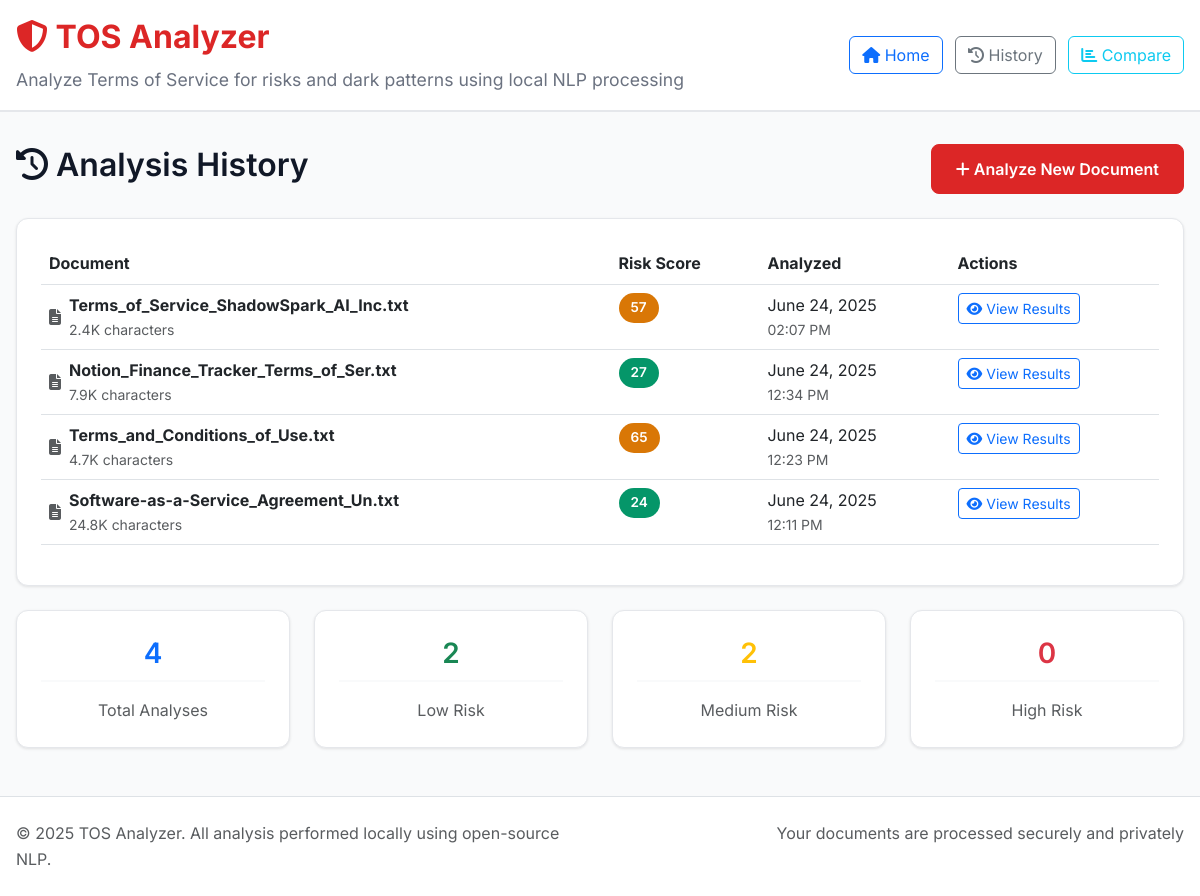
Before: /history with the older database file.
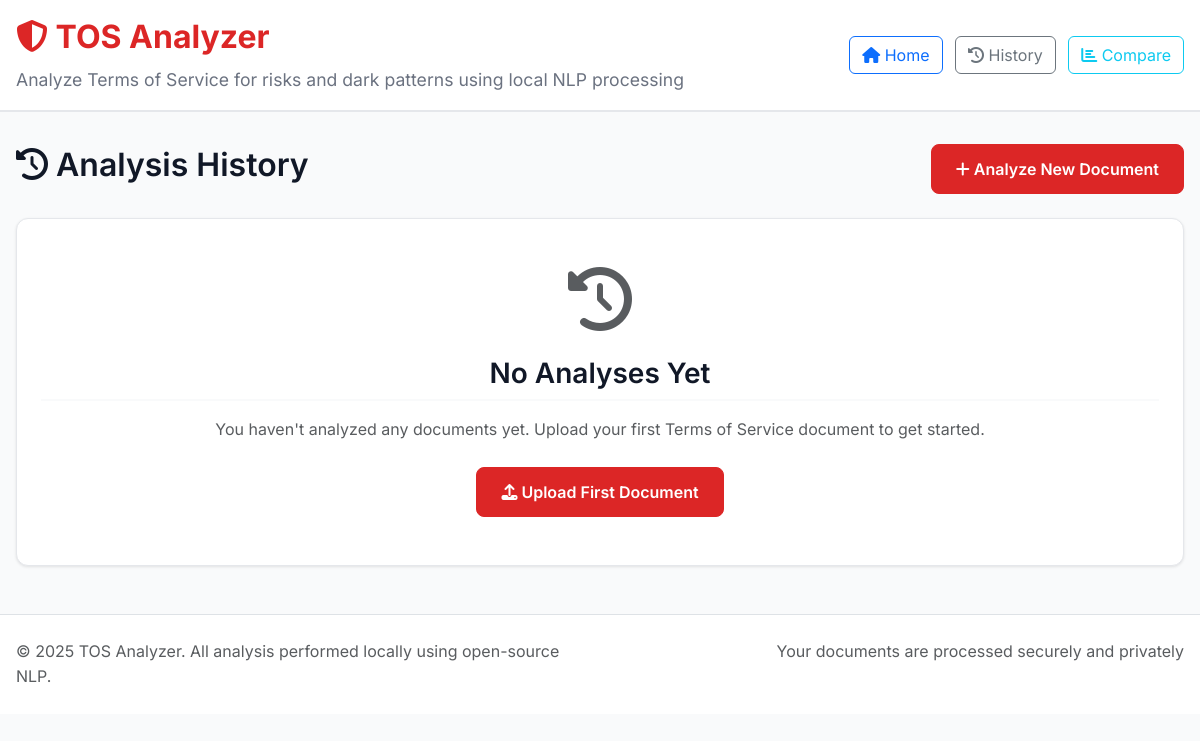
After: the same page with the newer database file.
### models.py (models this page shows, shortened)
class AnalysisResult(db.Model):
    id = db.Column(db.Integer, primary_key=True)
    filename = db.Column(db.String(255), nullable=False)
    file_hash = db.Column(db.String(64), nullable=False)
    risk_score = db.Column(db.Integer, nullable=False)
    transparency_score = db.Column(db.Integer, default=0)
    analysis_data = db.Column(db.Text, nullable=False)  # JSON string
    created_at = db.Column(db.DateTime, default=datetime.utcnow)
    def get_analysis_data(self):
        try:
            return json.loads(self.analysis_data)
        except (json.JSONDecodeError, TypeError):
            return {}

### routes.py (the view)
@app.route('/history')
def history():
    analyses = AnalysisResult.query.order_by(AnalysisResult.created_at.desc()).limit(50).all()
    return render_template('history.html', analyses=analyses)

### templates/history.html (shortened to what this page needs)
{% extends "base.html" %}
{% block content %}
<div class="row">
    <div class="col-12">
        <div class="d-flex justify-content-between align-items-center mb-4">
            <h2>
                <i class="fas fa-history"></i>
                Analysis History
            </h2>
            <a href="{{ url_for('index') }}" class="btn btn-primary">
                <i class="fas fa-plus"></i> Analyze New Document
            </a>
        </div>
        {% if analyses %}
            <div class="analysis-card">
                <div class="table-responsive">
                    <table class="table table-hover">
                        <thead>
                            <tr>
                                <th>Document</th>
                                <th>Risk Score</th>
                                <th>Analyzed</th>
                                <th>Actions</th>
                            </tr>
                        </thead>
                        <tbody>
                            {% for analysis in analyses %}
                            <tr>
                                <td>
                                    <div class="d-flex align-items-center">
                                        <i class="fas fa-file-alt text-muted me-2"></i>
                                        <div>
                                            <strong>{{ analysis.filename }}</strong>
                                            <div class="small text-muted">
                                                {{ "%.1f"|format(analysis.get_analysis_data().text_length / 1000) }}K characters
                                            </div>
                                        </div>
                                    </div>
                                </td>
                                <td>
                                    <span class="score-badge {{ 'low' if analysis.risk_score < 30 else 'medium' if analysis.risk_score < 70 else 'high' }}">
                                        {{ analysis.risk_score }}
                                    </span>
                                </td>
                                <td>
                                    <div>{{ analysis.created_at.strftime('%B %d, %Y') }}</div>
                                    <div class="small text-muted">{{ analysis.created_at.strftime('%I:%M %p') }}</div>
                                </td>
                                <td>
                                    <a href="{{ url_for('results', result_id=analysis.id) }}"
                                       class="btn btn-sm btn-outline-primary">
                                        <i class="fas fa-eye"></i> View Results
                                    </a>
                                </td>
                            </tr>
                            {% endfor %}
                        </tbody>
                    </table>
                </div>
            </div>
            <div class="row mt-4">
                <div class="col-md-3">
                    <div class="analysis-card text-center">
                        <h3 class="text-primary">{{ analyses|length }}</h3>
                        <p class="text-muted mb-0">Total Analyses</p>
                    </div>
                </div>
                <div class="col-md-3">
                    <div class="analysis-card text-center">
                        <h3 class="text-success">{{ analyses|selectattr('risk_score', 'lt', 30)|list|length }}</h3>
                        <p class="text-muted mb-0">Low Risk</p>
                    </div>
                </div>
                <div class="col-md-3">
                    <div class="analysis-card text-center">
                        <h3 class="text-warning">{{ analyses|selectattr('risk_score', 'ge', 30)|selectattr('risk_score', 'lt', 70)|list|length }}</h3>
                        <p class="text-muted mb-0">Medium Risk</p>
                    </div>
                </div>
                <div class="col-md-3">
                    <div class="analysis-card text-center">
                        <h3 class="text-danger">{{ analyses|selectattr('risk_score', 'ge', 70)|list|length }}</h3>
                        <p class="text-muted mb-0">High Risk</p>
                    </div>
                </div>
            </div>
        {% else %}
            <div class="analysis-card text-center py-5">
                <i class="fas fa-history fa-4x text-muted mb-4"></i>
                <h3>No Analyses Yet</h3>
                <p class="text-muted mb-4">
                    You haven't analyzed any documents yet. Upload your first Terms of Service document to get started.
                </p>
                <a href="{{ url_for('index') }}" class="btn btn-primary">
                    <i class="fas fa-upload"></i> Upload First Document
                </a>
            </div>
        {% endif %}
    </div>
</div>
{% endblock %}

### templates/base.html (shortened to what this page needs)
<!DOCTYPE html>
<html lang="en">
<head>
    <link href="https://cdn.jsdelivr.net/npm/bootstrap@5.3.0/dist/css/bootstrap.min.css" rel="stylesheet">
    <link href="https://cdnjs.cloudflare.com/ajax/libs/font-awesome/6.4.0/css/all.min.css" rel="stylesheet">
    <link href="{{ url_for('static', filename='css/style.css') }}" rel="stylesheet">
</head>
<body>
    <header class="main-header">
        <div class="container-fluid">
            <div class="row align-items-center">
                <div class="col-md-8">
                    <h1>
                        <i class="fas fa-shield-alt"></i>
                        TOS Analyzer
                    </h1>
                    <p class="mb-0">
                        Analyze Terms of Service for risks and dark patterns using local NLP processing
                    </p>
                </div>
                <div class="col-md-4 text-end">
                    <nav>
                        <a href="{{ url_for('index') }}" class="btn btn-outline-primary me-2">
                            <i class="fas fa-home"></i> Home
                        </a>
                        <a href="{{ url_for('history') }}" class="btn btn-outline-secondary me-2">
                            <i class="fas fa-history"></i> History
                        </a>
                        <a href="{{ url_for('compare') }}" class="btn btn-outline-info">
                            <i class="fas fa-chart-bar"></i> Compare
                        </a>
                    </nav>
                </div>
            </div>
        </div>
    </header>
    <main class="container-fluid">
        {% block content %}{% endblock %}
    </main>
    <footer class="mt-5 py-4 bg-white border-top">
        <div class="container-fluid">
            <div class="row">
                <div class="col-md-6">
                    <p class="text-muted mb-0">
                        © 2025 TOS Analyzer. All analysis performed locally using open-source NLP.
                    </p>
                </div>
                <div class="col-md-6 text-end">
                    <p class="text-muted mb-0">
                        Your documents are processed securely and privately
                    </p>
                </div>
            </div>
        </div>
    </footer>
</body>
</html>

### static/css/style.css (style rules this page uses)
:root { --color-primary: #DC2626; --color-secondary: #059669; --color-accent: #D97706; --color-background: #F9FAFB; --color-text: #111827; --color-neutral: #6B7280; --font-primary: 'Inter', -apple-system, BlinkMacSystemFont, 'Segoe UI', sans-serif; --font-mono: 'JetBrains Mono', 'Monaco', 'Menlo', monospace; }
* { margin: 0; padding: 0; box-sizing: border-box; }
body { font-family: var(--font-primary); background-color: var(--color-background); color: var(--color-text); line-height: 1.6; }
h1, h2, h3, h4, h5, h6 { font-weight: 600; line-height: 1.3; margin-bottom: 0.5rem; }
.container-fluid { max-width: 1400px; margin: 0 auto; padding: 0 1rem; }
.main-header { background: white; border-bottom: 2px solid #E5E7EB; padding: 1rem 0; margin-bottom: 2rem; }
.main-header h1 { color: var(--color-primary); font-size: 2rem; font-weight: 700; }
.main-header p { color: var(--color-neutral); font-size: 1.1rem; margin-top: 0.5rem; }
.analysis-card { background: white; border-radius: 12px; padding: 1.5rem; box-shadow: 0 1px 3px rgba(0, 0, 0, 0.1); border: 1px solid #E5E7EB; }
.analysis-card h3 { color: var(--color-text); margin-bottom: 1rem; padding-bottom: 0.5rem; border-bottom: 2px solid var(--color-background); }
.btn-primary { background-color: var(--color-primary); border-color: var(--color-primary); font-weight: 600; padding: 0.75rem 1.5rem; border-radius: 8px; transition: all 0.3s ease; }
.text-center { text-align: center; }
.mb-0 { margin-bottom: 0; }
.d-flex { display: flex; }
.justify-content-between { justify-content: space-between; }
.align-items-center { align-items: center; }

Changed rows visible on the page:
removed AnalysisResult: filename "Terms_of_Service_ShadowSpark_AI_Inc.txt", analysis.get_analysis_data().text_length/1000 "2.4", risk_score "57", created_at "June 24, 2025", created_at "02:07 PM"
removed AnalysisResult: filename "Notion_Finance_Tracker_Terms_of_Ser.txt", analysis.get_analysis_data().text_length/1000 "7.9", risk_score "27", created_at "June 24, 2025", created_at "12:34 PM"
removed AnalysisResult: filename "Terms_and_Conditions_of_Use.txt", analysis.get_analysis_data().text_length/1000 "4.7", risk_score "65", created_at "June 24, 2025", created_at "12:23 PM"
removed AnalysisResult: filename "Software-as-a-Service_Agreement_Un.txt", analysis.get_analysis_data().text_length/1000 "24.8", risk_score "24", created_at "June 24, 2025", created_at "12:11 PM"
Other visible differences:
{{ analyses|length }}: "4" → (not shown)
{{ analyses|selectattr('risk_score', 'lt', 30)|list|length }}: "2" → (not shown)
{{ analyses|selectattr('risk_score', 'ge', 70)|list|length }}: "0" → (not shown)
text no longer shown: "Document Risk Score Analyzed Actions Total Analyses Low Risk 2 Medium Risk High Risk"
text now shown: "No Analyses Yet You haven't analyzed any documents yet. Upload your first Terms of Service document to get started. Upload First Document"
